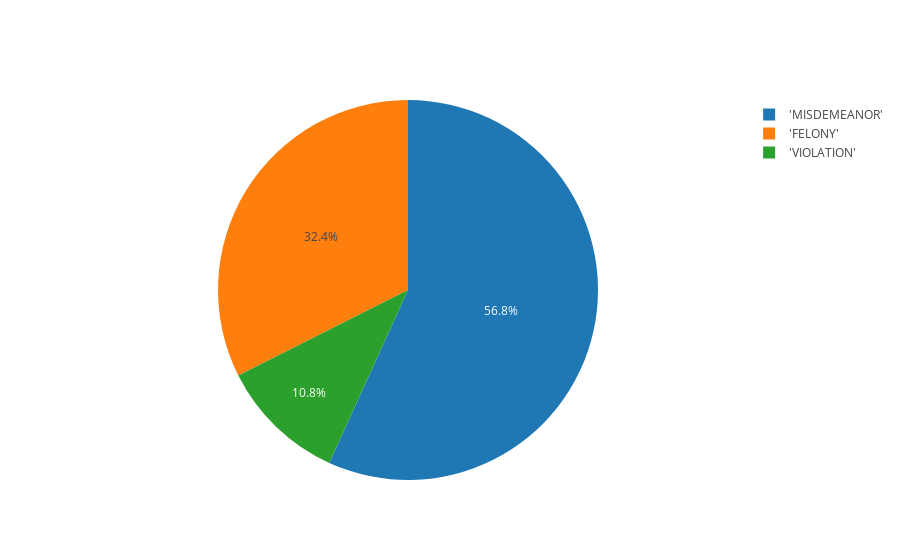

The code cell stored with this chart in its notebook:
### Code cell
import plotly.plotly as py
import plotly.graph_objs as go
import pandas as pd
import numpy as np
import scipy as sp
import plotly as py
from plotly.graph_objs import *
import plotly.figure_factory as ff
py.offline.init_notebook_mode(connected=True)

labels = df['LAW_CAT_CD_count.out']
values = df['COUNT']

trace = go.Pie(labels=labels, values=values)

py.offline.iplot([trace], filename='basic_pie_chart')

### Figure 1 — Plotly figure (JSON) as saved in the notebook; plotly's stock layout.template omitted (floating-point values rounded to 4 significant figures)
{"data": [{"labels": ["'MISDEMEANOR'", "'FELONY'", "'VIOLATION'"], "type": "pie", "values": [2192505, 1251688, 415676]}], "layout": {}}
